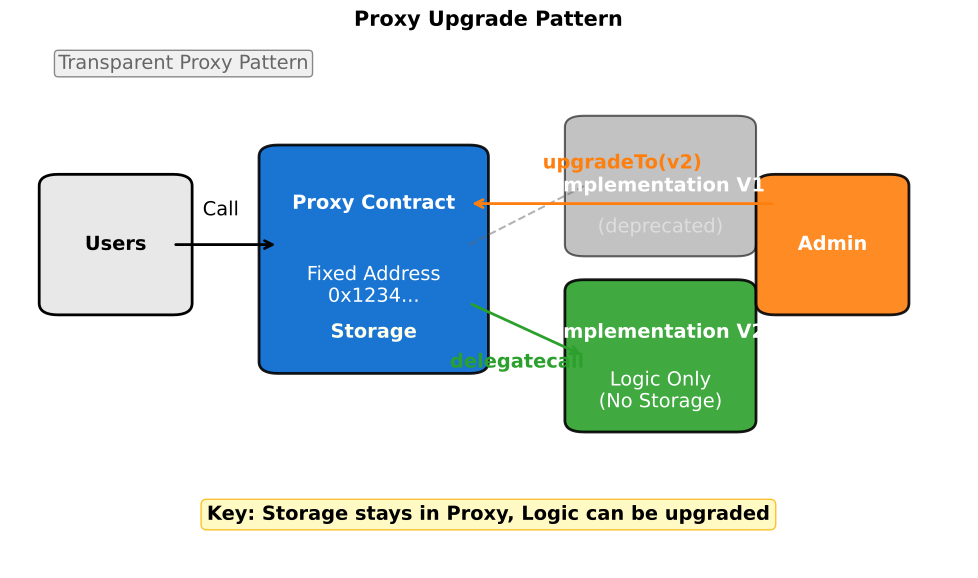

Recreate this plot in Python.
"""
Proxy Upgrade Pattern
Visual diagram of transparent proxy pattern
"""

import matplotlib.pyplot as plt
import matplotlib.patches as mpatches
from matplotlib.patches import FancyBboxPatch, FancyArrowPatch
from pathlib import Path

CHART_METADATA = {
    'title': 'Proxy Upgrade Pattern',
    'url': 'https://github.com/Digital-AI-Finance/Blockchain_Crypto/tree/main/Module_B_Ethereum_Smart_Contracts/L19_Token_Lifecycle/charts/05_proxy_upgrade_pattern'
}

plt.rcParams.update({
    'font.size': 14,
    'axes.labelsize': 14,
    'axes.titlesize': 16,
    'xtick.labelsize': 12,
    'ytick.labelsize': 12,
    'legend.fontsize': 12,
    'figure.figsize': (10, 6),
    'figure.dpi': 150
})

MLPURPLE = '#3333B2'
MLBLUE = '#0066CC'
MLORANGE = '#FF7F0E'
MLGREEN = '#2CA02C'
MLRED = '#D62728'

fig, ax = plt.subplots(figsize=(10, 6))

# User box
user_box = FancyBboxPatch((0.05, 0.55), 0.12, 0.20,
                           boxstyle="round,pad=0.02", facecolor='#E8E8E8',
                           edgecolor='black', linewidth=2)
ax.add_patch(user_box)
ax.text(0.11, 0.65, 'Users', ha='center', va='center', fontsize=11, fontweight='bold')

# Proxy contract (central)
proxy_box = FancyBboxPatch((0.28, 0.45), 0.20, 0.35,
                            boxstyle="round,pad=0.02", facecolor=MLBLUE,
                            edgecolor='black', linewidth=2, alpha=0.9)
ax.add_patch(proxy_box)
ax.text(0.38, 0.72, 'Proxy Contract', ha='center', va='center',
        fontsize=11, fontweight='bold', color='white')
ax.text(0.38, 0.58, 'Fixed Address\n0x1234...', ha='center', va='center',
        fontsize=9, color='white')
ax.text(0.38, 0.50, 'Storage', ha='center', va='center',
        fontsize=9, color='#FFE', fontweight='bold')

# Implementation V1 (old)
impl_v1_box = FancyBboxPatch((0.60, 0.65), 0.16, 0.20,
                              boxstyle="round,pad=0.02", facecolor='#999',
                              edgecolor='black', linewidth=1.5, alpha=0.6)
ax.add_patch(impl_v1_box)
ax.text(0.68, 0.75, 'Implementation V1', ha='center', va='center',
        fontsize=9, fontweight='bold', color='white')
ax.text(0.68, 0.68, '(deprecated)', ha='center', va='center',
        fontsize=8, color='#DDD')

# Implementation V2 (current)
impl_v2_box = FancyBboxPatch((0.60, 0.35), 0.16, 0.22,
                              boxstyle="round,pad=0.02", facecolor=MLGREEN,
                              edgecolor='black', linewidth=2, alpha=0.9)
ax.add_patch(impl_v2_box)
ax.text(0.68, 0.50, 'Implementation V2', ha='center', va='center',
        fontsize=9, fontweight='bold', color='white')
ax.text(0.68, 0.40, 'Logic Only\n(No Storage)', ha='center', va='center',
        fontsize=8, color='white')

# Admin box
admin_box = FancyBboxPatch((0.80, 0.55), 0.12, 0.20,
                            boxstyle="round,pad=0.02", facecolor=MLORANGE,
                            edgecolor='black', linewidth=2, alpha=0.9)
ax.add_patch(admin_box)
ax.text(0.86, 0.65, 'Admin', ha='center', va='center',
        fontsize=11, fontweight='bold', color='white')

# Arrows
# User -> Proxy
ax.annotate('', xy=(0.28, 0.65), xytext=(0.17, 0.65),
           arrowprops=dict(arrowstyle='->', color='black', lw=2))
ax.text(0.22, 0.70, 'Call', fontsize=9, ha='center')

# Proxy -> Implementation V2 (delegatecall)
ax.annotate('', xy=(0.60, 0.46), xytext=(0.48, 0.55),
           arrowprops=dict(arrowstyle='->', color=MLGREEN, lw=2))
ax.text(0.53, 0.44, 'delegatecall', fontsize=9, ha='center', color=MLGREEN, fontweight='bold')

# Admin -> Proxy (upgrade)
ax.annotate('', xy=(0.48, 0.72), xytext=(0.80, 0.72),
           arrowprops=dict(arrowstyle='->', color=MLORANGE, lw=2))
ax.text(0.64, 0.78, 'upgradeTo(v2)', fontsize=9, ha='center', color=MLORANGE, fontweight='bold')

# Strikethrough from proxy to V1
ax.plot([0.48, 0.60], [0.65, 0.75], color='#666', linestyle='--', lw=1.5, alpha=0.5)

# Key points
ax.text(0.50, 0.18, 'Key: Storage stays in Proxy, Logic can be upgraded',
        ha='center', fontsize=11, fontweight='bold',
        bbox=dict(boxstyle='round,pad=0.3', facecolor='#FFF9C4', edgecolor='#FBC02D'))

# Labels
ax.text(0.05, 0.95, 'Transparent Proxy Pattern', fontsize=9, color='#666',
        bbox=dict(boxstyle='round,pad=0.2', facecolor='#F0F0F0', edgecolor='#888'))

ax.set_xlim(0, 1)
ax.set_ylim(0.1, 1)
ax.axis('off')

ax.set_title('Proxy Upgrade Pattern', fontweight='bold', fontsize=15, pad=10)
plt.tight_layout()

output_path = Path(__file__).parent / 'chart.pdf'
plt.savefig(output_path, bbox_inches='tight', dpi=300)
print(f"Chart saved to: {output_path.absolute()}")
plt.close()
